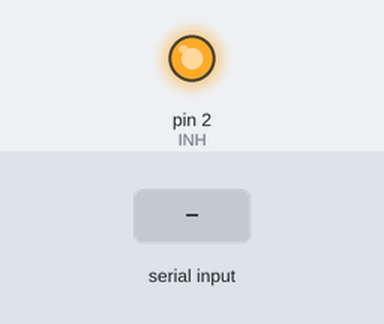
The sketch below on a simulated Arduino Uno, built with avr-gcc and run on an emulated ATmega328P. Shown: output pins drawn as LEDs (lit = HIGH). The test bench sets the inputs (shaded band). What the sketch prints to the serial monitor is not drawn.

Above: at 1.2 s.
1.3 s: "2\n" received over Serial
Timing chart, 0 to 4.3 s (numbered marks = the images above; inputs shaded):
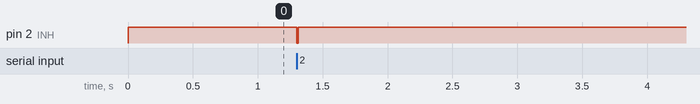

Measured:
- after the input at 1.3 s, pin 2 (INH): HIGH → LOW at once, → HIGH 0.01 s later

The sketch:

tourlidar_comrasp.ino
```cpp
#include <Wire.h>
#include <LIDARLite.h>

LIDARLite myLidarLite;


const int CW_CCW = 6;
const int INH = 2;
float angle = 0.0;
int message;

//connecte to clock (port 5 de l'arduino)
// Ground carte connecté au ground arduino
// Ground carte et 24V carte coneecté a des piles

void setup() {
  // communication
  Serial.begin(9600);
  // moteur pas a pas
  pinMode(INH, OUTPUT);
  digitalWrite(INH, HIGH);
  // Lidar I2c
  myLidarLite.begin(0, true);
  myLidarLite.configure(1);
}

void loop()
{
  if (Serial.available())
  {
    message = Serial.read()-'0';
    if(message == 1)
    {
      delay(100);
      int a = 0;
      int nb_mesure = 100;
      //Serial.println(myLidarLite.distance());
      for(int i=0;i<nb_mesure;i++){
        a += myLidarLite.distance();
      }
      Serial.println(a/nb_mesure);
    }
    else if(message == 2)
    {

      angle = tourner(angle);
      Serial.println(angle);
    }
  }
}

float tourner(float angle)
{
  digitalWrite(INH, LOW);
  delay(10);
  digitalWrite(INH, HIGH);
  angle = angle + 7.5;
  return angle;
}

int get_distance(){
  return myLidarLite.distance();
}
```
